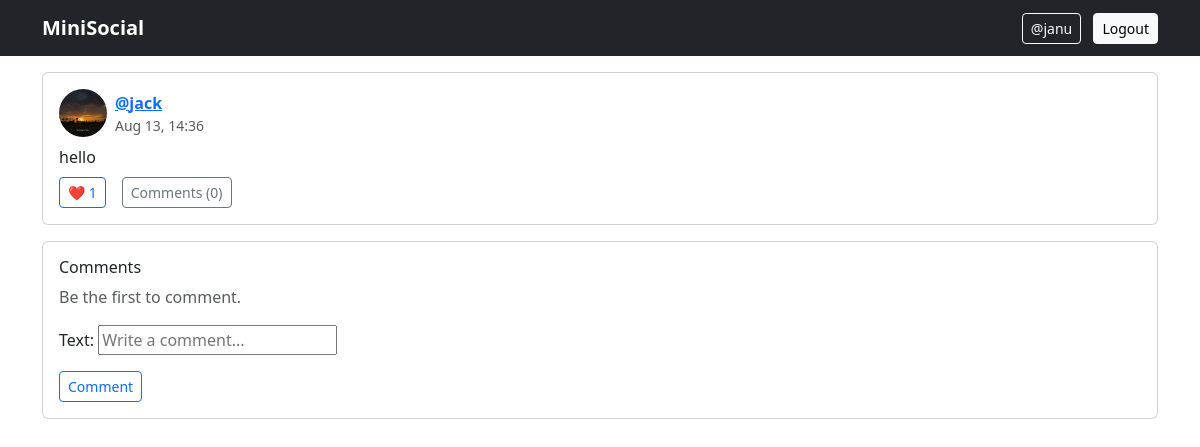
/post/2/ (signed in), run on the app's committed database.
### network/models.py (models this page shows, shortened)
class Post(models.Model):
    author = models.ForeignKey(User, on_delete=models.CASCADE, related_name='posts')
    content = models.TextField(max_length=1000)
    image = models.ImageField(upload_to='posts', blank=True, null=True)
    created = models.DateTimeField(default=timezone.now)
    class Meta:
        ordering = ['-created']
    def get_absolute_url(self):
        return reverse('post_detail', args=[self.pk])

class Profile(models.Model):
    user = models.OneToOneField(User, on_delete=models.CASCADE, related_name='profile')
    bio = models.CharField(max_length=160, blank=True)
    avatar = models.ImageField(upload_to=user_avatar_path, blank=True, null=True)

### network/views.py (the view)
# urls.py: path('post/<int:pk>/', views.post_detail, name='post_detail'),
def post_detail(request, pk):
    post = get_object_or_404(Post.objects.select_related('author'), pk=pk)
    comments = post.comments.select_related('author')
    cform = CommentForm()
    return render(request, 'network/post_detail.html', {'post': post, 'comments': comments, 'cform': cform})

### network/forms.py
class CommentForm(forms.ModelForm):
    class Meta:
        model = Comment
        fields = ('text',)
        widgets = {
            'text': forms.TextInput(attrs={'placeholder': 'Write a comment...'})
        }

### network/templates/network/post_detail.html
{% extends 'base.html' %}
{% block content %}
{% include 'network/partials/post_card.html' with post=post %}
<div class="card">
  <div class="card-body">
    <h6>Comments</h6>
    {% for c in comments %}
      <div class="mb-2"><strong>@{{ c.author.username }}</strong>: {{ c.text }}</div>
    {% empty %}
      <p class="text-muted">Be the first to comment.</p>
    {% endfor %}
    {% if user.is_authenticated %}
    <form method="post" action="{% url 'add_comment' post.pk %}">{% csrf_token %}
      {{ cform.as_p }}
      <button class="btn btn-outline-primary btn-sm">Comment</button>
    </form>
    {% endif %}
  </div>
</div>
{% endblock %}

### templates/base.html (shortened to what this page needs)
{% load static %}
<!DOCTYPE html>
<html lang="en">
<head>
  <link href="https://cdn.jsdelivr.net/npm/bootstrap@5.3.3/dist/css/bootstrap.min.css" rel="stylesheet">
  <link rel="stylesheet" href="{% static 'network/css/styles.css' %}">
</head>
<body>
<nav class="navbar navbar-expand-lg navbar-dark bg-dark mb-3">
  <div class="container">
    <a class="navbar-brand fw-semibold" href="{% url 'feed' %}">MiniSocial</a>
    <div>
      {% if user.is_authenticated %}
        <a class="btn btn-outline-light btn-sm" href="{% url 'profile' user.username %}">@{{ user.username }}</a>
        <a class="btn btn-light btn-sm ms-2" href="{% url 'logout' %}">Logout</a>
      {% else %}
        <a class="btn btn-light btn-sm" href="{% url 'login' %}">Login</a>
        <a class="btn btn-primary btn-sm ms-2" href="{% url 'signup' %}">Sign up</a>
      {% endif %}
    </div>
  </div>
</nav>
<main class="container">
  {% block content %}{% endblock %}
</main>
</body>
</html>

### network/templates/network/partials/post_card.html (shortened to what this page needs)
{% load static %}
<div class="card mb-3 post-card" data-post-id="{{ post.id }}">
  <div class="card-body">
    <div class="d-flex align-items-center mb-2">
      {% if post.author.profile.avatar %}
          <img class="avatar me-2" src="{{ post.author.profile.avatar.url }}" alt="avatar">
      {% else %}
          <img class="avatar me-2" src="{% static 'network/img/default-avatar.png' %}" alt="avatar">
      {% endif %}
      <div>
        <a href="{% url 'profile' post.author.username %}" class="fw-semibold">@{{ post.author.username }}</a>
        <div class="small text-muted">{{ post.created|date:"M j, H:i" }}</div>
      </div>
    </div>
    <p class="mb-2">{{ post.content }}</p>
    <div class="d-flex align-items-center gap-3">
      <button class="btn btn-sm btn-outline-primary like-btn" data-url="{% url 'like_toggle' post.pk %}">
        ❤️ <span class="like-count">{{ post.likes.count }}</span>
      </button>
      <a class="btn btn-sm btn-outline-secondary" href="{{ post.get_absolute_url }}">Comments ({{ post.comments.count }})</a>
    </div>
  </div>
</div>

### static/network/css/styles.css (style rules this page uses)
.avatar { width:48px;height:48px;border-radius:50%;object-fit:cover }
.post-card img { max-height:480px;object-fit:cover }

### data on the page
Post: author.profile.avatar (picture), author.username "jack", created "Aug 13, 14:36", content "hello", likes.count "1", comments.count "0"

### other printed values
{{ user.username }} "janu"
